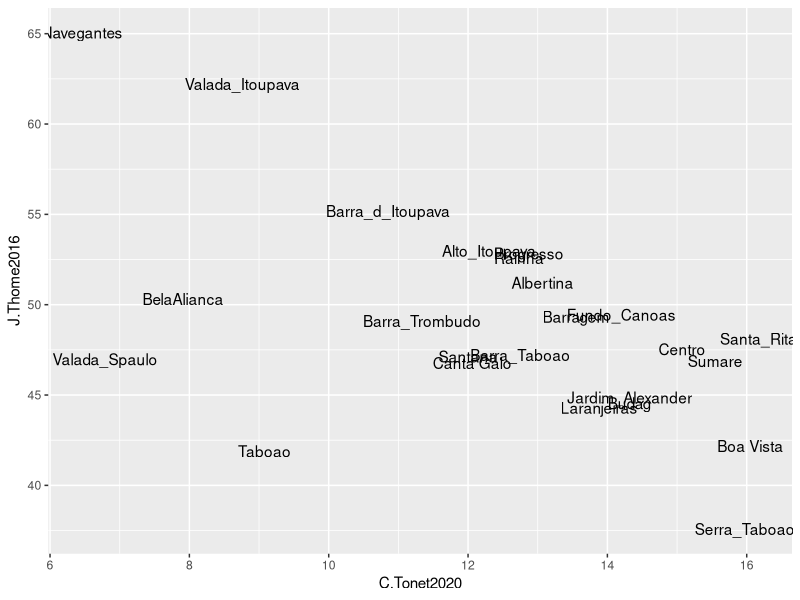
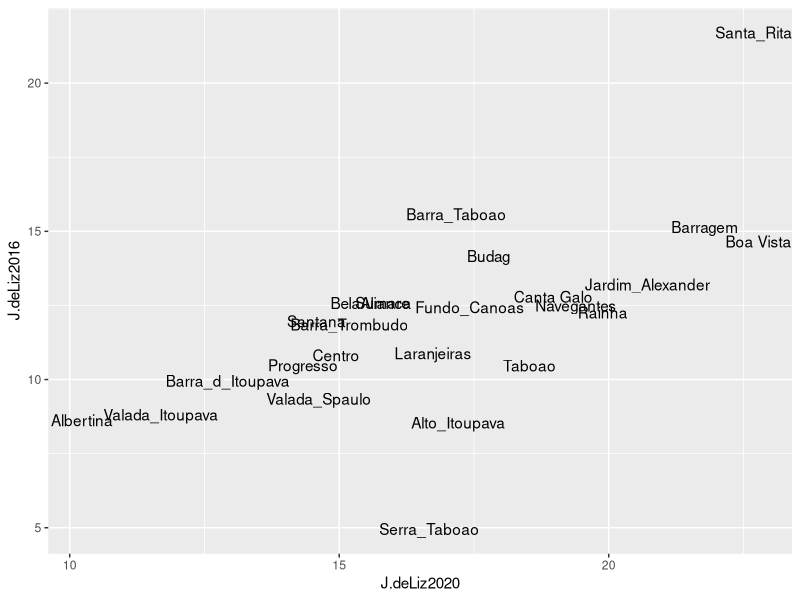
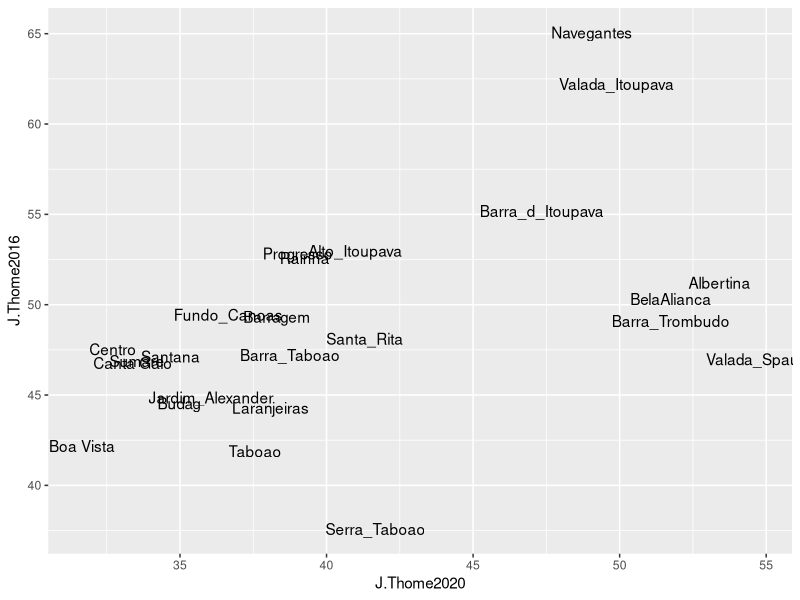
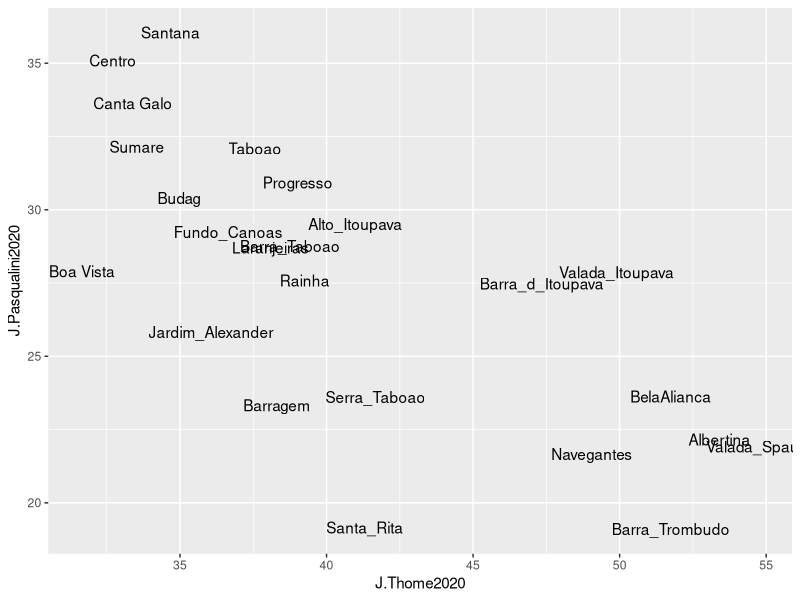

Write the R code that produced these figures, in order.
###Rio do Sul 2016 x Rio do Sul 2020

# Rio do Sul 2016 - 
# José Thomé (PSDB) - 47,67%
# Gariba (PMDB) - 39.95%
# Jean de Liz (PT) - 12.37%

# Rio do Sul 2020 -
# José Thomé (PSD) - 38,14%
# Jaime Pasqualini (PODEMOS) - 29,56%
# Jean de Liz (PDT) - 16,88%
# Coronel Tonet (PSL) - 13,16%
# Clóvis Hoffman (Cidadania) - 2,26%

# Clóvis Hofman # em 2018 não teve correlação
library(readxl)
prefa16_20 <- read_excel("prefa16_20.xlsx")
cor.test(prefa16_20$C.Hoffman2020, prefa16_20$Gariba2016)
cor.test(prefa16_20$C.Hoffman2020, prefa16_20$J.Thome2016)
cor.test(prefa16_20$C.Hoffman2020, prefa16_20$J.deLiz2016)

#Coronel Tonet # em 2018 - correlacionou com Ciro
cor.test(prefa16_20$C.Tonet2020, prefa16_20$Gariba2016)
cor.test(prefa16_20$C.Tonet2020, prefa16_20$J.Thome2016)
cor.test(prefa16_20$C.Tonet2020, prefa16_20$J.deLiz2016)

library(ggplot2)

a <- ggplot(prefa16_20, aes(C.Tonet2020, J.Thome2016))
a + geom_text(aes(label = Bairro))



#Jean de Liz # em 2018 correlacionou com Bolsonaro e Haddad
cor.test(prefa16_20$J.deLiz2020, prefa16_20$Gariba2016)
cor.test(prefa16_20$J.deLiz2020, prefa16_20$J.Thome2016)
cor.test(prefa16_20$J.deLiz2020, prefa16_20$J.deLiz2016)

b <- ggplot(prefa16_20, aes(J.deLiz2020, J.deLiz2016))
b + geom_text(aes(label = Bairro))


# Jaime Pasqualini # em 2018 correlacionou com Ciro e Amoedo
cor.test(prefa16_20$J.Pasqualini2020, prefa16_20$Gariba2016)
cor.test(prefa16_20$J.Pasqualini2020, prefa16_20$J.Thome2016)
cor.test(prefa16_20$J.Pasqualini2020, prefa16_20$J.deLiz2016)


#José Thomé # em 2018 correlacionou com Ciro e Bolsonaro
cor.test(prefa16_20$J.Thome2020, prefa16_20$Gariba2016)
cor.test(prefa16_20$J.Thome2020, prefa16_20$J.Thome2016)
cor.test(prefa16_20$J.Thome2020, prefa16_20$J.deLiz2016)

c <- ggplot(prefa16_20, aes(J.Thome2020, J.Thome2016))
c + geom_text(aes(label = Bairro))


d <- ggplot(prefa16_20, aes(J.Thome2020, J.Pasqualini2020))
d + geom_text(aes(label = Bairro))
